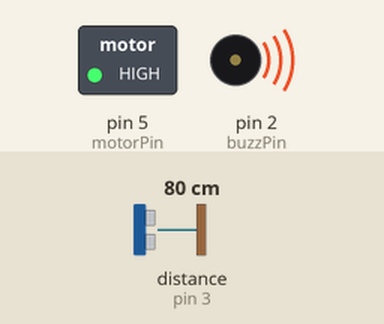
The sketch below on a simulated Arduino Uno, built with avr-gcc and run on an emulated ATmega328P. Parts: switched loads named in the sketch (green lamp = pin HIGH), buzzer (waves = sounding, pin HIGH). Wiring (inferred from the names in the program): ultrasonic range finder: trigger pin 4; echo pin 3. The test bench sets the inputs (shaded band); at power-on: distance to the obstacle (sensor on pin 3) 80 cm. The echo pulse lasts 58.3 µs per cm; pins used as bus, display or sensor lines are not drawn.

Above: at 1.2 s.
1.3 s: distance to the obstacle (sensor on pin 3) set to 97 cm
2.8 s: distance to the obstacle (sensor on pin 3) set to 105 cm
At 3.8 s:
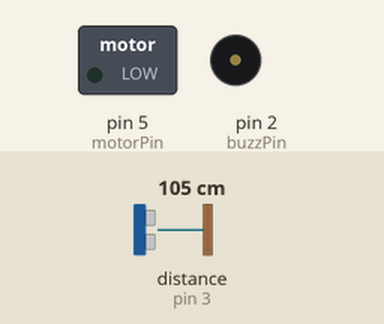
4.3 s: distance to the obstacle (sensor on pin 3) set to 2 cm
At 5.5 s:
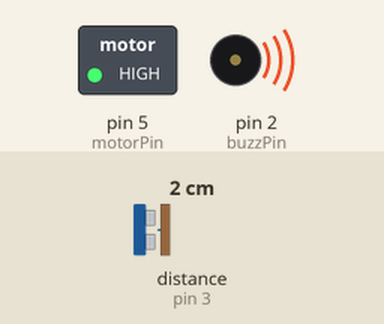
5.8 s: distance to the obstacle (sensor on pin 3) set to 120 cm
At 6.2 s:
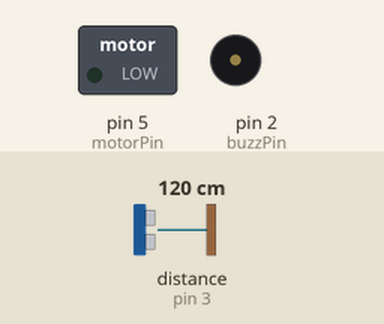
Timing chart, 0 to 8.3 s (numbered marks = the images above; inputs shaded):
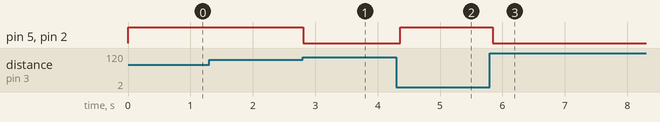

Measured:
- the behaviour switches between 101 and 102 cm on distance to the obstacle (sensor on pin 3) (found by bisection; images 0 and 1)
- after the input at 1.3 s, every drawn part: stays the same
- after the input at 2.8 s, pin 5 (motorPin), pin 2 (buzzPin): HIGH → LOW at once
- after the input at 4.3 s, pin 5 (motorPin), pin 2 (buzzPin): LOW → HIGH after 0.06 s
- after the input at 5.8 s, pin 5 (motorPin), pin 2 (buzzPin): HIGH → LOW after 0.05 s

The sketch:

socialdistancing.ino
```cpp
int const trigPin = 4;
int const echoPin = 3;
int const buzzPin = 2;
int const motorPin = 5;
void setup()
{
pinMode(trigPin, OUTPUT);
pinMode(echoPin, INPUT);
pinMode(buzzPin, OUTPUT);
pinMode(motorPin, OUTPUT);
}
void loop()
{
int duration, distance;
digitalWrite(trigPin, HIGH);
delay(1);
digitalWrite(trigPin, LOW);
duration = pulseIn(echoPin, HIGH);
distance = (duration/2) / 29.1;
if (distance <= 100 && distance >= 0) {
digitalWrite(buzzPin, HIGH);
digitalWrite(motorPin, HIGH);
}
else {
digitalWrite(buzzPin, LOW);
digitalWrite(motorPin, LOW);
}
delay(60);
}
```
